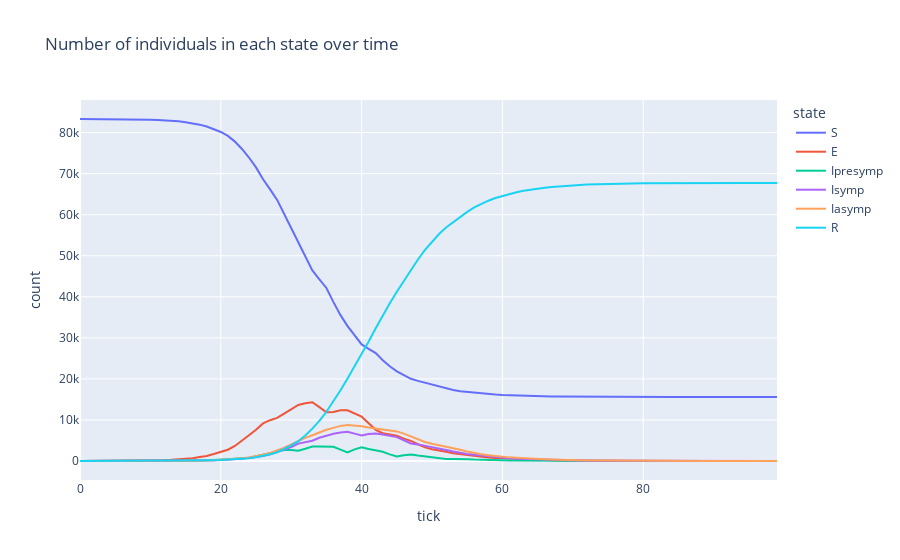

Notebook code for this chart:
### Code cell
states = summary.columns
states.remove("tick")

title = "Number of individuals in each state over time"
pdf = summary.melt(id_vars="tick", value_vars=states, variable_name="state", value_name="count")
px.line(pdf, x="tick", y="count", color="state", title=title)

### Figure 1 — Plotly figure (JSON) as saved in the notebook; plotly's stock layout.template omitted (floating-point values rounded to 4 significant figures)
{"data": [{"hovertemplate": "state=S<br>tick=%{x}<br>count=%{y}<extra></extra>", "legendgroup": "S", "line": {"color": "#636efa", "dash": "solid"}, "marker": {"symbol": "circle"}, "mode": "lines", "name": "S", "orientation": "h", "showlegend": true, "type": "scatter", "x": [0, 1, 2, 3, 4, 5, 6, 7, 8, 9, 10, 11, 12, 13, 14, 15, 16, 17, 18, 19, 20, 21, 22, 23, 24, 25, 26, 27, 28, 29, 30, 31, 32, 33, 34, 35, 36, 37, 38, 39, 40, 41, 42, 43, 44, 45, 46, 47, 48, 49, 50, 51, 52, 53, 54, 55, 56, 57, 58, 59, 60, 61, 62, 63, 64, 65, 66, 67, 68, 69, 70, 71, 72, 73, 74, 75, 76, 77, 78, 79, 80, 81, 82, 83, 84, 85, 86, 87, 88, 89, 90, 91, 92, 93, 94, 95, 96, 97, 98, 99], "xaxis": "x", "y": [83308, 83303, 83298, 83289, 83278, 83267, 83253, 83235, 83198, 83149, 83106, 83057, 82976, 82871, 82738, 82524, 82285, 81933, 81482, 80832, 80146, 79192, 77802, 76012, 73919, 71516, 68641, 66157, 63606, 60178, 56664, 53166, 49763, 46406, 44252, 42145, 38701, 35526, 32847, 30498, 28399, 27335, 26290, 24557, 23072, 21843, 20859, 20018, 19520, 19069, 18474, 17997, 17588, 17282, 16996, 16804, 16627, 16467, 16303, 16183, 16070, 15997, 15946, 15885, 15829, 15789, 15760, 15741, 15712, 15692, 15673, 15662, 15645, 15633, 15626, 15618, 15610, 15603, 15597, 15595, 15591, 15583, 15578, 15578, 15574, 15573, 15569, 15569, 15568, 15568, 15568, 15568, 15567, 15566, 15566, 15566, 15566, 15566, 15565, 15565], "yaxis": "y"}, {"hovertemplate": "state=E<br>tick=%{x}<br>count=%{y}<extra></extra>", "legendgroup": "E", "line": {"color": "#EF553B", "dash": "solid"}, "marker": {"symbol": "circle"}, "mode": "lines", "name": "E", "orientation": "h", "showlegend": true, "type": "scatter", "x": [0, 1, 2, 3, 4, 5, 6, 7, 8, 9, 10, 11, 12, 13, 14, 15, 16, 17, 18, 19, 20, 21, 22, 23, 24, 25, 26, 27, 28, 29, 30, 31, 32, 33, 34, 35, 36, 37, 38, 39, 40, 41, 42, 43, 44, 45, 46, 47, 48, 49, 50, 51, 52, 53, 54, 55, 56, 57, 58, 59, 60, 61, 62, 63, 64, 65, 66, 67, 68, 69, 70, 71, 72, 73, 74, 75, 76, 77, 78, 79, 80, 81, 82, 83, 84, 85, 86, 87, 88, 89, 90, 91, 92, 93, 94, 95, 96, 97, 98, 99], "xaxis": "x", "y": [5, 10, 11, 16, 24, 32, 40, 52, 78, 113, 141, 161, 212, 283, 374, 529, 689, 950, 1219, 1699, 2131, 2746, 3657, 4905, 6270, 7632, 9147, 9943, 10513, 11551, 12671, 13654, 14057, 14306, 13119, 11872, 11952, 12335, 12358, 11551, 10794, 9203, 7593, 6754, 6500, 6144, 5443, 4906, 4085, 3315, 2844, 2452, 2234, 1883, 1649, 1354, 1145, 950, 823, 724, 643, 532, 428, 355, 298, 249, 200, 157, 143, 130, 110, 90, 80, 67, 56, 48, 42, 37, 34, 24, 22, 20, 23, 17, 17, 14, 14, 9, 7, 5, 4, 0, 1, 2, 2, 1, 1, 1, 1, 1], "yaxis": "y"}, {"hovertemplate": "state=Ipresymp<br>tick=%{x}<br>count=%{y}<extra></extra>", "legendgroup": "Ipresymp", "line": {"color": "#00cc96", "dash": "solid"}, "marker": {"symbol": "circle"}, "mode": "lines", "name": "Ipresymp", "orientation": "h", "showlegend": true, "type": "scatter", "x": [0, 1, 2, 3, 4, 5, 6, 7, 8, 9, 10, 11, 12, 13, 14, 15, 16, 17, 18, 19, 20, 21, 22, 23, 24, 25, 26, 27, 28, 29, 30, 31, 32, 33, 34, 35, 36, 37, 38, 39, 40, 41, 42, 43, 44, 45, 46, 47, 48, 49, 50, 51, 52, 53, 54, 55, 56, 57, 58, 59, 60, 61, 62, 63, 64, 65, 66, 67, 68, 69, 70, 71, 72, 73, 74, 75, 76, 77, 78, 79, 80, 81, 82, 83, 84, 85, 86, 87, 88, 89, 90, 91, 92, 93, 94, 95, 96, 97, 98, 99], "xaxis": "x", "y": [0, 0, 4, 8, 6, 4, 7, 8, 10, 16, 16, 29, 43, 47, 50, 60, 90, 117, 187, 230, 283, 405, 545, 651, 798, 1162, 1568, 1940, 2295, 2655, 2700, 2507, 2984, 3519, 3504, 3473, 3463, 2773, 2109, 2836, 3354, 2911, 2519, 2255, 1625, 1082, 1390, 1588, 1330, 1117, 938, 678, 466, 506, 540, 453, 359, 291, 240, 187, 155, 146, 133, 112, 95, 69, 59, 54, 44, 30, 17, 21, 23, 21, 14, 12, 17, 9, 5, 8, 9, 8, 5, 3, 5, 5, 2, 2, 3, 3, 2, 0, 0, 0, 0, 1, 1, 0, 0, 0], "yaxis": "y"}, {"hovertemplate": "state=Isymp<br>tick=%{x}<br>count=%{y}<extra></extra>", "legendgroup": "Isymp", "line": {"color": "#ab63fa", "dash": "solid"}, "marker": {"symbol": "circle"}, "mode": "lines", "name": "Isymp", "orientation": "h", "showlegend": true, "type": "scatter", "x": [0, 1, 2, 3, 4, 5, 6, 7, 8, 9, 10, 11, 12, 13, 14, 15, 16, 17, 18, 19, 20, 21, 22, 23, 24, 25, 26, 27, 28, 29, 30, 31, 32, 33, 34, 35, 36, 37, 38, 39, 40, 41, 42, 43, 44, 45, 46, 47, 48, 49, 50, 51, 52, 53, 54, 55, 56, 57, 58, 59, 60, 61, 62, 63, 64, 65, 66, 67, 68, 69, 70, 71, 72, 73, 74, 75, 76, 77, 78, 79, 80, 81, 82, 83, 84, 85, 86, 87, 88, 89, 90, 91, 92, 93, 94, 95, 96, 97, 98, 99], "xaxis": "x", "y": [0, 0, 0, 0, 4, 8, 9, 11, 14, 13, 17, 18, 20, 37, 50, 64, 76, 98, 138, 173, 263, 307, 425, 570, 781, 956, 1203, 1664, 2208, 2794, 3422, 4229, 4668, 4931, 5658, 6231, 6619, 6916, 7104, 6667, 6220, 6597, 6696, 6466, 6162, 5822, 5046, 4277, 4047, 3753, 3428, 3039, 2704, 2316, 1932, 1705, 1504, 1313, 1123, 970, 805, 691, 558, 491, 414, 358, 312, 260, 220, 189, 149, 118, 91, 81, 67, 60, 49, 48, 44, 33, 29, 28, 20, 18, 12, 12, 12, 11, 8, 7, 4, 4, 4, 3, 2, 2, 1, 2, 1, 0], "yaxis": "y"}, {"hovertemplate": "state=Iasymp<br>tick=%{x}<br>count=%{y}<extra></extra>", "legendgroup": "Iasymp", "line": {"color": "#FFA15A", "dash": "solid"}, "marker": {"symbol": "circle"}, "mode": "lines", "name": "Iasymp", "orientation": "h", "showlegend": true, "type": "scatter", "x": [0, 1, 2, 3, 4, 5, 6, 7, 8, 9, 10, 11, 12, 13, 14, 15, 16, 17, 18, 19, 20, 21, 22, 23, 24, 25, 26, 27, 28, 29, 30, 31, 32, 33, 34, 35, 36, 37, 38, 39, 40, 41, 42, 43, 44, 45, 46, 47, 48, 49, 50, 51, 52, 53, 54, 55, 56, 57, 58, 59, 60, 61, 62, 63, 64, 65, 66, 67, 68, 69, 70, 71, 72, 73, 74, 75, 76, 77, 78, 79, 80, 81, 82, 83, 84, 85, 86, 87, 88, 89, 90, 91, 92, 93, 94, 95, 96, 97, 98, 99], "xaxis": "x", "y": [0, 0, 0, 0, 1, 2, 3, 6, 10, 14, 20, 26, 31, 37, 49, 68, 86, 105, 152, 205, 270, 353, 485, 644, 850, 1124, 1515, 1979, 2549, 3255, 4072, 4929, 5650, 6262, 7007, 7597, 8072, 8549, 8789, 8720, 8476, 8140, 7896, 7796, 7507, 7212, 6667, 5935, 5239, 4622, 4188, 3859, 3456, 3131, 2718, 2314, 1912, 1625, 1415, 1196, 1060, 884, 764, 643, 556, 487, 418, 361, 290, 237, 209, 171, 144, 121, 105, 81, 74, 67, 55, 38, 33, 31, 26, 24, 23, 17, 15, 15, 14, 11, 9, 9, 8, 8, 6, 5, 2, 2, 1, 1], "yaxis": "y"}, {"hovertemplate": "state=R<br>tick=%{x}<br>count=%{y}<extra></extra>", "legendgroup": "R", "line": {"color": "#19d3f3", "dash": "solid"}, "marker": {"symbol": "circle"}, "mode": "lines", "name": "R", "orientation": "h", "showlegend": true, "type": "scatter", "x": [0, 1, 2, 3, 4, 5, 6, 7, 8, 9, 10, 11, 12, 13, 14, 15, 16, 17, 18, 19, 20, 21, 22, 23, 24, 25, 26, 27, 28, 29, 30, 31, 32, 33, 34, 35, 36, 37, 38, 39, 40, 41, 42, 43, 44, 45, 46, 47, 48, 49, 50, 51, 52, 53, 54, 55, 56, 57, 58, 59, 60, 61, 62, 63, 64, 65, 66, 67, 68, 69, 70, 71, 72, 73, 74, 75, 76, 77, 78, 79, 80, 81, 82, 83, 84, 85, 86, 87, 88, 89, 90, 91, 92, 93, 94, 95, 96, 97, 98, 99], "xaxis": "x", "y": [0, 0, 0, 0, 0, 0, 1, 1, 3, 8, 13, 22, 31, 38, 52, 68, 87, 110, 135, 174, 220, 310, 399, 531, 695, 923, 1239, 1630, 2142, 2880, 3784, 4828, 6191, 7889, 9773, 11995, 14506, 17214, 20106, 23041, 26070, 29127, 32319, 35485, 38447, 41210, 43908, 46589, 49092, 51437, 53441, 55288, 56865, 58195, 59478, 60683, 61766, 62667, 63409, 64053, 64580, 65063, 65484, 65827, 66121, 66361, 66564, 66740, 66904, 67035, 67155, 67251, 67330, 67390, 67445, 67494, 67521, 67549, 67578, 67615, 67629, 67643, 67661, 67673, 67682, 67692, 67701, 67707, 67713, 67719, 67726, 67732, 67733, 67734, 67737, 67738, 67742, 67742, 67745, 67746], "yaxis": "y"}], "layout": {"autosize": true, "legend": {"title": {"text": "state"}, "tracegroupgap": 0}, "title": {"text": "Number of individuals in each state over time"}, "xaxis": {"anchor": "y", "autorange": true, "domain": [0, 1], "range": [0, 99], "title": {"text": "tick"}, "type": "linear"}, "yaxis": {"anchor": "x", "autorange": true, "domain": [0, 1], "range": [-4628.0, 87940.0], "title": {"text": "count"}, "type": "linear"}}}
